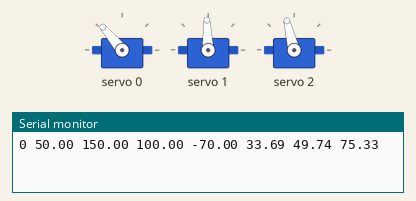
The sketch below on a simulated Arduino Uno, built with avr-gcc and run on an emulated ATmega328P. Parts: 3 × servo, the last lines printed to the serial monitor.

Above: at 0.05 s.
At 0.55 s:
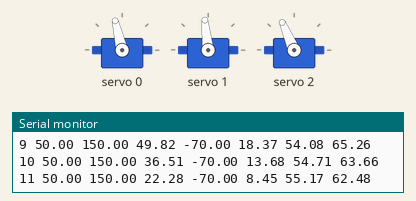
At 0.75 s:
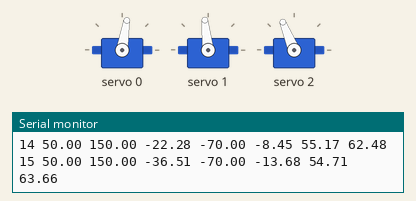
At 1.1 s:
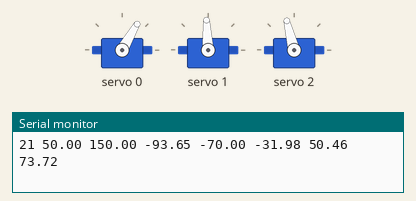
At 1.65 s:
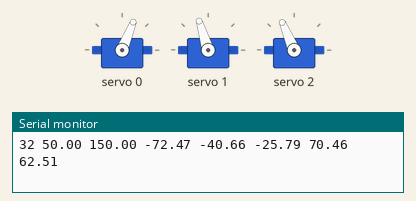
At 2.2 s:
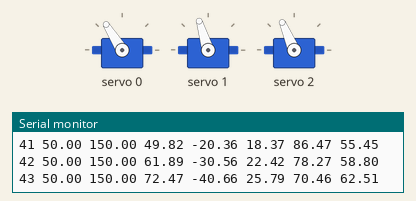
Timing chart, 0 to 5.8 s (numbered marks = the images above):
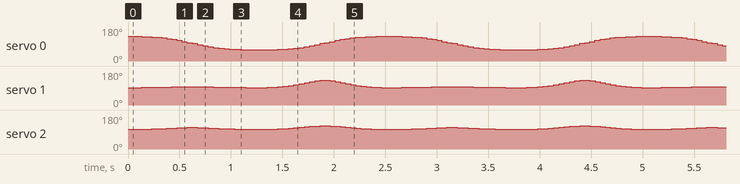

The sketch:

Hexapod.ino
```cpp
#include "ServoDriver.hpp"
#include "Leg.hpp"

ServoDriver driver;   // Create servo object
Leg leg0(&driver,0);

// Global variables
int i = 0;
int T = 5;
int freq = 10;
int loops = 0;
int total_loops = 5;
bool running = true;

void setup() {
  Serial.begin(9600);

  driver.Setup();

  driver.SetAngle(0, 0, 0);
  driver.SetAngle(0, 1, 45);
  driver.SetAngle(0, 2, 90);
}


void loop() {
  while (running) {
    leg0.gait(i, T, 0.5, 180, 150, -70);

    delay(100/freq);
    i++;

    if (i >= T*freq) {
      i = 0;
      loops++;
    }

    if (loops >= total_loops) {
      running = false;
    }
  }
}
```

Leg.hpp
```cpp
#ifndef LEG_HPP
#define LEG_HPP

#include "ServoDriver.hpp"
#include <Arduino.h>
#include <math.h>

#define FREQ 10
#define STEPLENGTH 200
#define STEPHEIGHT 70

class Leg {
  private:

    uint8_t _legNum;
    ServoDriver* _driver;

    uint8_t coxaLength = 50;
    uint8_t femurLength = 110;
    uint8_t tibiaX = 160;
    uint8_t tibiaY = 40;

  public:
    Leg(ServoDriver* driver, uint8_t legNum){
      _legNum = legNum;
      _driver = driver;
    }

    void IK(float x, float y, float z){
      // Constants
      const float C  = 50.0;
      const float F  = 110.0;
      const float Tx = 160.0;
      const float Ty = 40.0;

      // Derived values
      float T   = sqrt(Tx * Tx + Ty * Ty);
      float phi = atan2(Ty, Tx) * 180.0 / PI;   // atand(Ty/Tx)

      float theta, alpha, beta;

      // theta
      if (x == 0) {
        theta = 0;
      } else {
        theta = atan2(y, x) * 180.0 / PI;       // atand(x/y)
      }

      // i
      float thetaRad = theta * PI / 180.0;

      float i;
      if (y != 0 && sin(thetaRad) != 0) {
        i = (y / sin(thetaRad)) - C;
      }
      else if (x != 0 && cos(thetaRad) != 0) {
        i = (x / cos(thetaRad)) - C;
      }
      else {
        i = x - C;
      }

      // psi, R
      float psi = atan2(-z, i) * 180.0 / PI;    // atand(-z/i)
      float R   = sqrt(i * i + z * z);

      // beta
      beta = acos(
              (F * F + T * T - R * R) / (2.0 * F * T)
            ) * 180.0 / PI + phi;

      // alpha
      alpha = acos(
                (F * F + R * R - T * T) / (2.0 * F * R)
              ) * 180.0 / PI - psi;

      Serial.print(x);
      Serial.print(" ");
      Serial.print(y);
      Serial.print(" ");
      Serial.print(z);
      Serial.print(" ");
      Serial.print(theta);
      Serial.print(" ");
      Serial.print(alpha);
      Serial.print(" ");
      Serial.println(beta);

      if (!isnan(theta) && !isnan(alpha) && !isnan(beta)){
        _driver->SetAngle(0,0,theta);
        _driver->SetAngle(0,1,alpha);
        _driver->SetAngle(0,2,beta);
      }

    }

    void gait(int t, float T, float groundPercent, float angle, float xOffset, float zOffset) {
      float num_points = T * FREQ;
      float s;
      float pathPosition;
      float x,y,z;

          Serial.print(t);
          Serial.print(" ");
          Serial.print(num_points);
          Serial.print(" ");

      if (t < groundPercent * num_points) {
        // Ground phase
        s = t / (groundPercent * num_points);
        pathPosition = -STEPLENGTH / 2.0 + STEPLENGTH * (10 * pow(s, 3) - 15 * pow(s, 4) + 6 * pow(s, 5));

        x = xOffset - pathPosition * sin(angle* PI / 180.0);
        y = pathPosition * cos(angle* PI / 180.0);
        z = zOffset;

      } else if (t < num_points) {
        // Swing phase
        s = (t - groundPercent * num_points) / ((1.0 - groundPercent) * num_points);
        pathPosition = STEPLENGTH / 2.0 - STEPLENGTH * (10 * pow(s, 3) - 15 * pow(s, 4) + 6 * pow(s, 5));

        x = xOffset - pathPosition * sin(angle * PI / 180.0);
        y = pathPosition * cos(angle * PI / 180.0);
        z = zOffset + STEPHEIGHT * cos(PI * pathPosition / STEPLENGTH);

      } else {
        // Invalid t
        x = NAN;
        y = NAN;
        z = NAN;
      }

      this->IK(x,y,z);
  }

};

#endif
```

ServoDriver.hpp
```cpp
#ifndef SERVODRIVER_HPP
#define SERVODRIVER_HPP

#include <Wire.h>
#include <Adafruit_PWMServoDriver.h>
#include <Arduino.h>

Adafruit_PWMServoDriver left = Adafruit_PWMServoDriver(0x40);
Adafruit_PWMServoDriver right = Adafruit_PWMServoDriver(0x41);

#define NUMSERVOS 9
#define SERVOMIN  500                                                 // this is the 'minimum' pulse length count (out of 4096)
#define SERVOMAX  2500
#define SERVOFREQ 50

class ServoDriver {
  private:
    int _ankleDegrees = 270;
    int _kneeDegrees = 270;
    int _hipDegrees = 180;

    int _ankleOffset = 90;
    int _kneeOffset = 50;
    int _hipOffset = -2;

    int _ankleLimitLow = 10;
    int _ankleLimitHigh = _ankleOffset + (_ankleDegrees/2);
    int _kneeLimitLow = -90;
    int _kneeLimitHigh = 150;
    int _hipLimitLow = -60;
    int _hipLimitHigh = 60;

  public:
    ServoDriver(){

    }

    void Setup(){
      left.begin();
      // right.begin();

      left.setOscillatorFrequency(26000000);

      left.setPWMFreq(SERVOFREQ);
      // right.setPWMFreq(SERVOFREQ);

      yield();
    }


    void SetAngle(uint8_t leg, uint8_t joint, int angle){
      uint8_t servoNum = leg * 3 + joint;
      bool leftOrRight = false; // False = Left, True = Right
      int microSeconds = 0;

      if (leg > 2){
        servoNum = (leg - 3) * 3 + joint;
        leftOrRight = true;
      }

      if(joint == 0 && angle >= _hipLimitLow && angle <= _hipLimitHigh){
        microSeconds = map(angle,_hipOffset - (_hipDegrees/2),_hipOffset + (_hipDegrees/2),SERVOMIN,SERVOMAX);
      } else if(joint == 1 && angle >= _kneeLimitLow && angle <= _kneeLimitHigh){
        microSeconds = map(angle,_kneeOffset - (_kneeDegrees/2),_kneeOffset + (_kneeDegrees/2),SERVOMIN,SERVOMAX);
      } else if(joint == 2 && angle >= _ankleLimitLow && angle <= _ankleLimitHigh) {
        microSeconds = map(angle,_ankleOffset - (_ankleDegrees/2),_ankleOffset + (_ankleDegrees/2),SERVOMAX,SERVOMIN);
      } else {
        return;
      }

      if (leftOrRight == false){
        left.writeMicroseconds(servoNum, microSeconds);
      } else {
        right.writeMicroseconds(servoNum, microSeconds);
      }

    }
};

#endif
```
